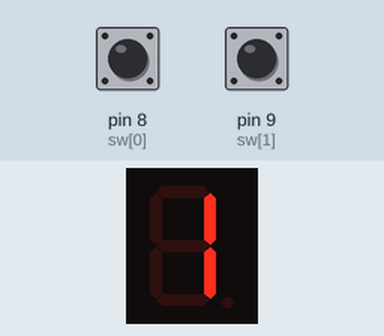
This sketch was run on a simulated Arduino Uno, built with avr-gcc and run on an emulated ATmega328P. Parts: 1-digit seven-segment display. Wiring (inferred from the names in the program): 1-digit 7-segment display, segments lit when HIGH: segments pin 0, pin 1, pin 2, pin 3, pin 4, pin 5, pin 6, pin 7. Inputs (shaded band) come from the test bench; at power-on: pin 8 (sw[0]) HIGH, pin 9 (sw[1]) LOW. The segment pins are drawn as the display they are named for.

Above: at 0.15 s.
At 0.75 s:
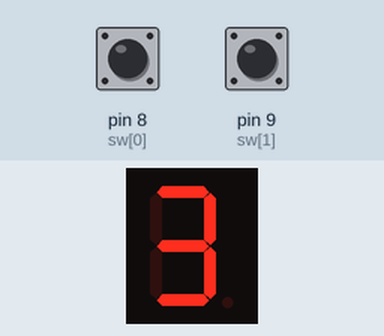
At 1.35 s:
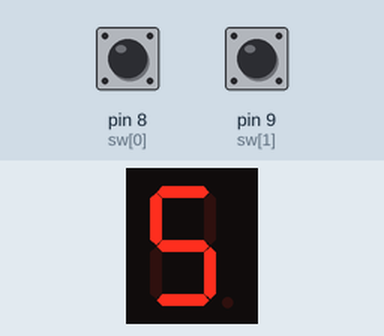
At 2.85 s:
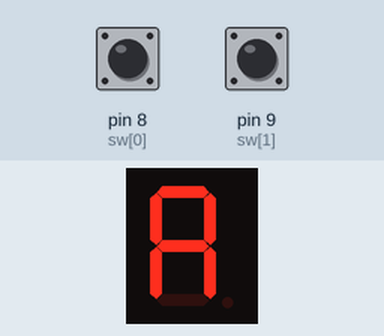
At 3.45 s:
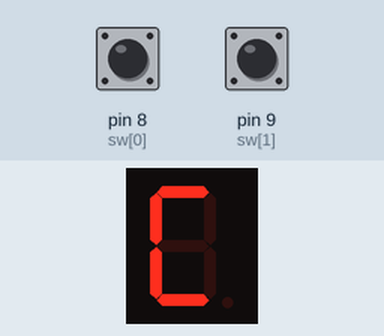
At 4.35 s:
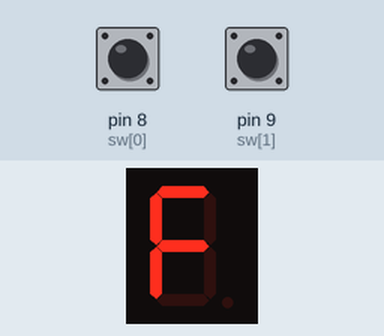

Measured:
- by itself, everything shown: repeats every 4.8 s, in 16 steps

The sketch:

1.ino
```cpp
int led_run[8] = {0, 1, 2, 3, 4, 5, 6, 7};
int sw[4] = {8, 9, 10, 11};
int led_num = 0;
int value = 0;
int segPins[7] = {0, 1, 2, 3, 4, 5, 6};  // 七段顯示器的引腳

#define ON LOW
#define OFF HIGH

// 七段顯示器的數位對應，十六進制 0~F
const int hexDigits[16][7] = {
    {1, 1, 1, 1, 1, 1, 0},  // 0
    {0, 1, 1, 0, 0, 0, 0},  // 1
    {1, 1, 0, 1, 1, 0, 1},  // 2
    {1, 1, 1, 1, 0, 0, 1},  // 3
    {0, 1, 1, 0, 0, 1, 1},  // 4
    {1, 0, 1, 1, 0, 1, 1},  // 5
    {1, 0, 1, 1, 1, 1, 1},  // 6
    {1, 1, 1, 0, 0, 0, 0},  // 7
    {1, 1, 1, 1, 1, 1, 1},  // 8
    {1, 1, 1, 1, 0, 1, 1},  // 9
    {1, 1, 1, 0, 1, 1, 1},  // A
    {0, 0, 1, 1, 1, 1, 1},  // b
    {1, 0, 0, 1, 1, 1, 0},  // C
    {0, 1, 1, 1, 1, 0, 1},  // d
    {1, 0, 0, 1, 1, 1, 1},  // E
    {1, 0, 0, 0, 1, 1, 1}   // F
};

void displayNumber(int num) {
    num = num & 0xF;
    for (int i = 0; i < 7; i++) {
        digitalWrite(segPins[i], hexDigits[num][i]);
    }
}

void led_dark() {
    for (led_num = 0; led_num <= 7; led_num++) {
        digitalWrite(led_num, LOW);
    }
}

void setup() {
    for (led_num = 0; led_num <= 7; led_num++) pinMode(led_num, OUTPUT);
    for (led_num = 8; led_num <= 11; led_num++) pinMode(led_num, INPUT);
    for (int i = 0; i < 7; i++) {
        pinMode(segPins[i], OUTPUT);
    }

    led_dark();
    displayNumber(value);
}

void loop() {
    if (digitalRead(sw[0]) == ON) {  // +2
        value += 2;
        displayNumber(value);
        delay(200);
    } else if (digitalRead(sw[1]) == ON) {  // +1
        value += 1;
        displayNumber(value);
        delay(200);
    } else if (digitalRead(sw[2]) == ON) {  // -1
        value -= 1;
        displayNumber(value);
        delay(200);
    } else if (digitalRead(sw[3]) == ON) {  // -2
        value -= 2;
        displayNumber(value);
        delay(200);
    }

    delay(100);
}
```
